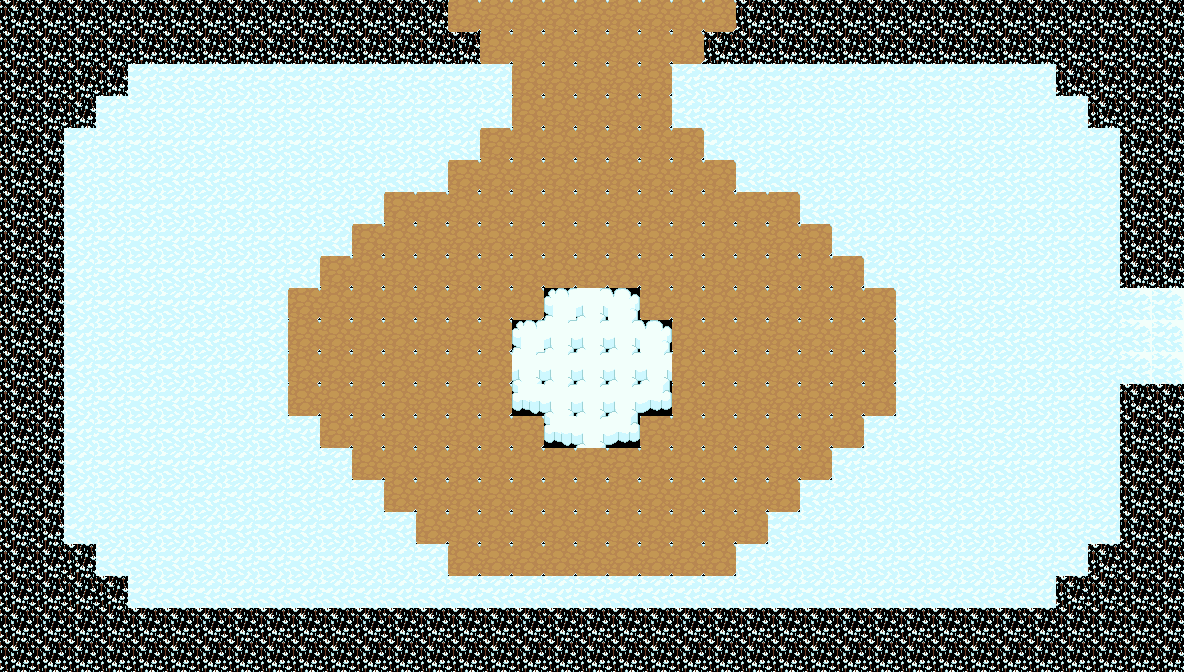

The image is a tile-based game level rendered from a .tmx file. Its description and complete source (layers, tilesets, objects, tile grids) follow:
An orthogonal 37x21 tile map with 32x32 px tiles, 2 tile layers (background, walls).

<map version="1.4" tiledversion="1.4.3" orientation="orthogonal" renderorder="right-down" width="37" height="21" tilewidth="32" tileheight="32" infinite="0" nextlayerid="3" nextobjectid="1">
 <tileset firstgid="1" source="tiles.tsx" />
 <layer id="1" name="background" width="37" height="21">
  <data encoding="csv">
10,10,10,10,10,10,10,10,10,10,10,10,10,10,6,6,6,6,6,6,6,6,6,10,10,10,10,10,10,10,10,10,10,10,10,10,10,
10,10,10,10,10,10,10,10,10,10,10,10,10,10,10,6,6,6,6,6,6,6,10,10,10,10,10,10,10,10,10,10,10,10,10,10,10,
10,10,10,10,8,8,8,8,8,8,8,8,8,8,8,8,6,6,6,6,6,8,8,8,8,8,8,8,8,8,8,8,8,10,10,10,10,
10,10,10,8,8,8,8,8,8,8,8,8,8,8,8,8,6,6,6,6,6,8,8,8,8,8,8,8,8,8,8,8,8,8,10,10,10,
10,10,8,8,8,8,8,8,8,8,8,8,8,8,8,6,6,6,6,6,6,6,8,8,8,8,8,8,8,8,8,8,8,8,8,10,10,
10,10,8,8,8,8,8,8,8,8,8,8,8,8,6,6,6,6,6,6,6,6,6,8,8,8,8,8,8,8,8,8,8,8,8,10,10,
10,10,8,8,8,8,8,8,8,8,8,8,6,6,6,6,6,6,6,6,6,6,6,6,6,8,8,8,8,8,8,8,8,8,8,10,10,
10,10,8,8,8,8,8,8,8,8,8,6,6,6,6,6,6,6,6,6,6,6,6,6,6,6,8,8,8,8,8,8,8,8,8,10,10,
10,10,8,8,8,8,8,8,8,8,6,6,6,6,6,6,6,6,6,6,6,6,6,6,6,6,6,8,8,8,8,8,8,8,8,10,10,
10,10,8,8,8,8,8,8,8,6,6,6,6,6,6,6,6,13,4,14,6,6,6,6,6,6,6,6,8,8,8,8,8,8,8,18,18,
10,10,8,8,8,8,8,8,8,6,6,6,6,6,6,6,13,4,4,4,14,6,6,6,6,6,6,6,8,8,8,8,8,8,8,18,18,
10,10,8,8,8,8,8,8,8,6,6,6,6,6,6,6,4,4,4,4,4,6,6,6,6,6,6,6,8,8,8,8,8,8,8,18,18,
10,10,8,8,8,8,8,8,8,6,6,6,6,6,6,6,23,4,4,4,24,6,6,6,6,6,6,6,8,8,8,8,8,8,8,10,10,
10,10,8,8,8,8,8,8,8,8,6,6,6,6,6,6,6,23,4,24,6,6,6,6,6,6,6,8,8,8,8,8,8,8,8,10,10,
10,10,8,8,8,8,8,8,8,8,8,6,6,6,6,6,6,6,6,6,6,6,6,6,6,6,8,8,8,8,8,8,8,8,8,10,10,
10,10,8,8,8,8,8,8,8,8,8,8,6,6,6,6,6,6,6,6,6,6,6,6,6,8,8,8,8,8,8,8,8,8,8,10,10,
10,10,8,8,8,8,8,8,8,8,8,8,8,6,6,6,6,6,6,6,6,6,6,6,8,8,8,8,8,8,8,8,8,8,8,10,10,
10,10,10,8,8,8,8,8,8,8,8,8,8,8,6,6,6,6,6,6,6,6,6,8,8,8,8,8,8,8,8,8,8,8,10,10,10,
10,10,10,10,8,8,8,8,8,8,8,8,8,8,8,8,8,8,8,8,8,8,8,8,8,8,8,8,8,8,8,8,8,10,10,10,10,
10,10,10,10,10,10,10,10,10,10,10,10,10,10,10,10,10,10,10,10,10,10,10,10,10,10,10,10,10,10,10,10,10,10,10,10,10,
10,10,10,10,10,10,10,10,10,10,10,10,10,10,10,10,10,10,10,10,10,10,10,10,10,10,10,10,10,10,10,10,10,10,10,10,10
</data>
 </layer>
 <layer id="2" name="walls" width="37" height="21">
  <data encoding="csv">
10,10,10,10,10,10,10,10,10,10,10,10,10,10,0,0,0,0,0,0,0,0,0,10,10,10,10,10,10,10,10,10,10,10,10,10,10,
10,10,10,10,10,10,10,10,10,10,10,10,10,10,10,0,0,0,0,0,0,0,10,10,10,10,10,10,10,10,10,10,10,10,10,10,10,
10,10,10,10,0,0,0,0,0,0,0,0,0,0,0,0,0,0,0,0,0,0,0,0,0,0,0,0,0,0,0,0,0,10,10,10,10,
10,10,10,0,0,0,0,0,0,0,0,0,0,0,0,0,0,0,0,0,0,0,0,0,0,0,0,0,0,0,0,0,0,0,10,10,10,
10,10,0,0,0,0,0,0,0,0,0,0,0,0,0,0,0,0,0,0,0,0,0,0,0,0,0,0,0,0,0,0,0,0,0,10,10,
10,10,0,0,0,0,0,0,0,0,0,0,0,0,0,0,0,0,0,0,0,0,0,0,0,0,0,0,0,0,0,0,0,0,0,10,10,
10,10,0,0,0,0,0,0,0,0,0,0,0,0,0,0,0,0,0,0,0,0,0,0,0,0,0,0,0,0,0,0,0,0,0,10,10,
10,10,0,0,0,0,0,0,0,0,0,0,0,0,0,0,0,0,0,0,0,0,0,0,0,0,0,0,0,0,0,0,0,0,0,10,10,
10,10,0,0,0,0,0,0,0,0,0,0,0,0,0,0,0,0,0,0,0,0,0,0,0,0,0,0,0,0,0,0,0,0,0,10,10,
10,10,0,0,0,0,0,0,0,0,0,0,0,0,0,0,0,13,4,14,0,0,0,0,0,0,0,0,0,0,0,0,0,0,0,0,0,
10,10,0,0,0,0,0,0,0,0,0,0,0,0,0,0,13,4,4,4,14,0,0,0,0,0,0,0,0,0,0,0,0,0,0,0,0,
10,10,0,0,0,0,0,0,0,0,0,0,0,0,0,0,4,4,4,4,4,0,0,0,0,0,0,0,0,0,0,0,0,0,0,0,0,
10,10,0,0,0,0,0,0,0,0,0,0,0,0,0,0,23,4,4,4,24,0,0,0,0,0,0,0,0,0,0,0,0,0,0,10,10,
10,10,0,0,0,0,0,0,0,0,0,0,0,0,0,0,0,23,4,24,0,0,0,0,0,0,0,0,0,0,0,0,0,0,0,10,10,
10,10,0,0,0,0,0,0,0,0,0,0,0,0,0,0,0,0,0,0,0,0,0,0,0,0,0,0,0,0,0,0,0,0,0,10,10,
10,10,0,0,0,0,0,0,0,0,0,0,0,0,0,0,0,0,0,0,0,0,0,0,0,0,0,0,0,0,0,0,0,0,0,10,10,
10,10,0,0,0,0,0,0,0,0,0,0,0,0,0,0,0,0,0,0,0,0,0,0,0,0,0,0,0,0,0,0,0,0,0,10,10,
10,10,10,0,0,0,0,0,0,0,0,0,0,0,0,0,0,0,0,0,0,0,0,0,0,0,0,0,0,0,0,0,0,0,10,10,10,
10,10,10,10,0,0,0,0,0,0,0,0,0,0,0,0,0,0,0,0,0,0,0,0,0,0,0,0,0,0,0,0,0,10,10,10,10,
10,10,10,10,10,10,10,10,10,10,10,10,10,10,10,10,10,10,10,10,10,10,10,10,10,10,10,10,10,10,10,10,10,10,10,10,10,
10,10,10,10,10,10,10,10,10,10,10,10,10,10,10,10,10,10,10,10,10,10,10,10,10,10,10,10,10,10,10,10,10,10,10,10,10
</data>
 </layer>
</map>
